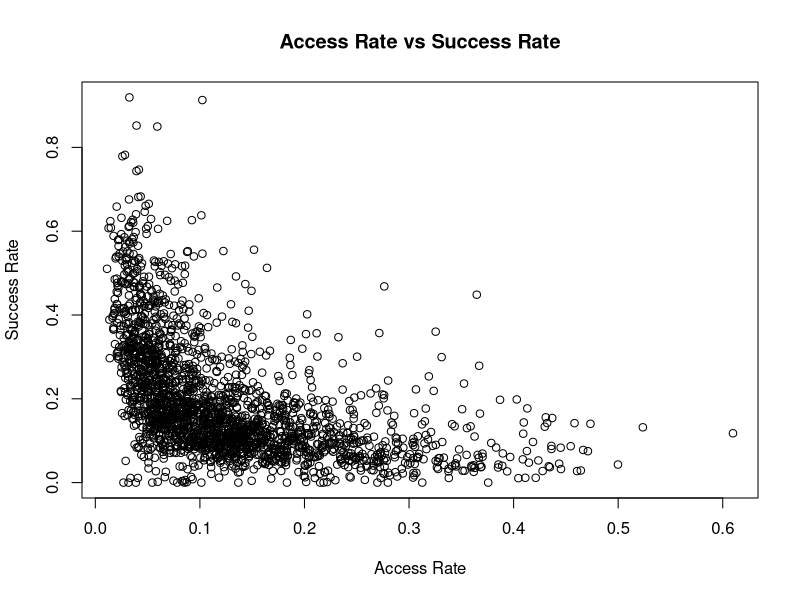

This chart was generated by the following R code:
## ---- chunk 1
getwd()
setwd("~/Desktop/econhw2")
## ---- chunk 2
data <- read.csv("college_mobility_rates.csv")
mylist <- list(data$name)
print(lengths(mylist))
## ---- chunk 3
names(data)
length(names(data))
## ---- chunk 4
sorted1 <- data[order(data$par_q1),]
#These are the colleges with lowest par_q1
print(sorted1[1:10,c("name","par_q1")])
#These are the colleges with highest par_q1
print(sorted1[2193:2202,c("name","par_q1")])
## ---- chunk 5
data[data$name %in% c("Cornell University", "Princeton University",
                    "Yale University", "Quinnipiac University"), c("name","kq5_cond_parq1")]
## ---- chunk 6
plot(data$par_q1, data$kq5_cond_parq1, xlab = "Access Rate", ylab = "Success Rate", 
     main = "Access Rate vs Success Rate")
## ---- chunk 7
data$mr_kq5_pq1 <- data$par_q1*data$kq5_cond_parq1
summary(data$mr_kq5_pq1)
## ---- chunk 8
sorted2 <- data[order(data$mr_kq5_pq1),]
#Here are the highest 10
print(sorted2[2193:2202,c("name","mr_kq5_pq1")])
# Here are the lowest 10
print(sorted2[1:10,c("name","mr_kq5_pq1")])
## ---- chunk 9
sorted2[sorted2$name %in% c("Cornell University", "Princeton University", 
                          "Yale University", "Quinnipiac University"), c("name", "mr_kq5_pq1")]
## ---- chunk 10
table1 <- as.data.frame(table(data$type))
rownames(table1) = c("public", "private non-profit", "for-profit")
colnames(table1) = c("Var1","Freq")
print(table1)
table1 <- table1[-c(3,4)]
## ---- chunk 11
table1$mobility <- 1
table1[1,3] <- mean(data[data$type == 1,]$mr_kq5_pq1, na.rm = TRUE)
table1[2,3] <- mean(data[data$type == 2,]$mr_kq5_pq1, na.rm = TRUE)
table1[3,3] <- mean(data[data$type == 3,]$mr_kq5_pq1, na.rm = TRUE)
print(table1)

## ---- chunk 12
print(sorted2[2193:2202,c("name","tier_name")])
